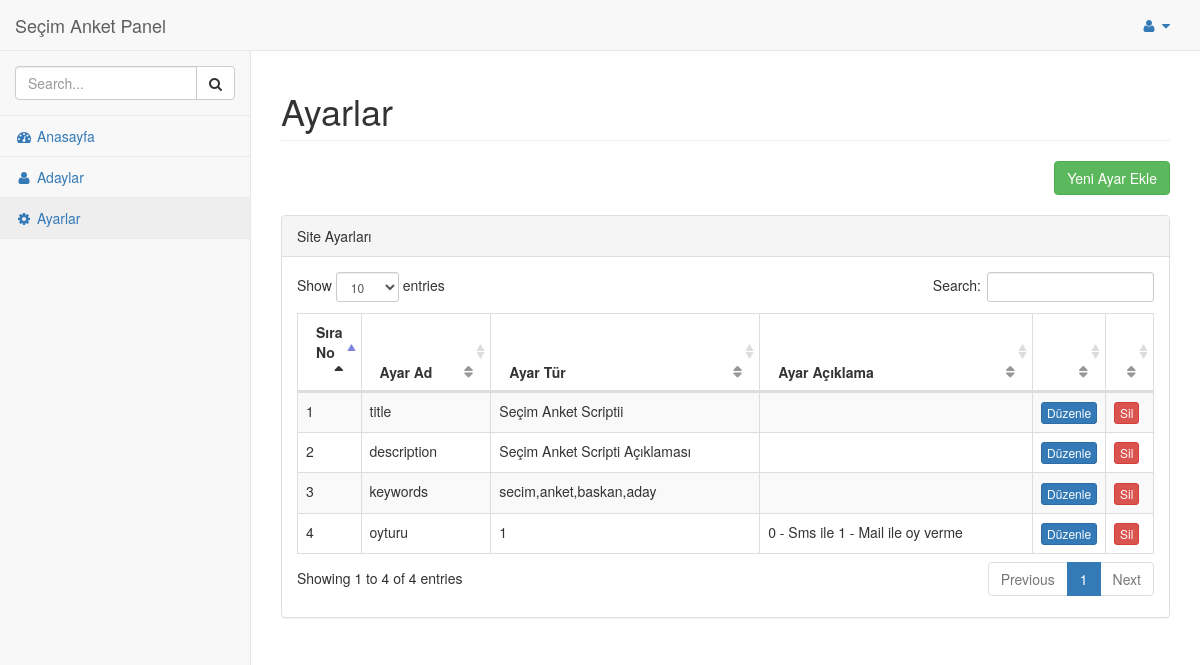
/admin/pages/ayarlar.php (signed in), run on the app's committed database.
### tables this page shows
CREATE TABLE `ayar` (
  `ayar_id` int(11) NOT NULL,
  `ayar_ad` varchar(250) NOT NULL,
  `ayar_tur` varchar(250) NOT NULL,
  `ayar_aciklama` varchar(250) NOT NULL
);

### admin/pages/ayarlar.php (the view, shortened to what this page needs)
<?php require_once 'header.php'; ?>
<head>
</head>
<div id="page-wrapper">
    <div class="row">
        <div class="col-lg-12">
            <h1 class="page-header">Ayarlar </h1>
            <div align="right">
                <a href="ayar-ekle.php"><button class="btn btn-success">Yeni Ayar Ekle</button></a><br><br>
            </div>
        </div>
    </div>
    <div class="row">
        <div class="col-md-12">
            <div class="panel panel-default">
                <div class="panel-heading">
                    Site Ayarları
                </div>
                <div class="panel-body">
                    <table class="table table-striped table-bordered table-hover" id="dataTables-example">
                        <thead>
                            <tr>
                                <th>Sıra No</th>
                                <th>Ayar Ad</th>
                                <th>Ayar Tür</th>
                                <th>Ayar Açıklama</th>
                                <th></th>
                                <th></th>
                            </tr>
                        </thead>
                        <tbody>
                            <?php
                            $ayarsor = $db->prepare("SELECT * FROM ayar order by ayar_id ASC");
                            $ayarsor->execute();
                            $say = 0;
                            while ($ayarcek = $ayarsor->fetch(PDO::FETCH_ASSOC))
                            {
                                $say++;
                                ?>
                                <tr class="odd gradeX">
                                    <td width="5"><?php echo $say; ?></td>
                                    <td><?php echo $ayarcek['ayar_ad'] ?></td>
                                <td><?php echo $ayarcek['ayar_tur']; ?></td>
                                <td><?php echo $ayarcek['ayar_aciklama']; ?></td>
                                <td width="20" class="center"><a href="ayar-duzenle.php?ayar_id=<?php echo $ayarcek['ayar_id']; ?>"<button class="btn btn-primary btn-xs">Düzenle</button></a></td>
                                <td width="20" class="center"><a href="../ayarlar/islem.php?ayarsil=ok&ayar_id=<?php echo $ayarcek['ayar_id']; ?> "<button class="btn btn-danger btn-xs">Sil</button></a></td>
                                </tr>
                            <?php } ?>
                            </tbody>
                    </table>
                </div>
            </div>
        </div>
    </div>
</div>
<?php require_once 'footer.php'; ?>

### admin/pages/header.php (shortened to what this page needs)
<!DOCTYPE html>
<html lang="en">
    <head>
    <link href="../vendor/bootstrap/css/bootstrap.min.css" rel="stylesheet">
        <link href="../vendor/metisMenu/metisMenu.min.css" rel="stylesheet">
            <link href="../dist/css/sb-admin-2.css" rel="stylesheet">
                <link href="../vendor//datatables-plugins/dataTables.bootstrap.css" rel="stylesheet">
                    <link href="../vendor/datatables-responsive/dataTables.responsive.css" rel="stylesheet">
                        <link href="../vendor/morrisjs/morris.css" rel="stylesheet">
                            <link href="../vendor/font-awesome/css/font-awesome.min.css" rel="stylesheet" type="text/css">
                                </head>
                                <body>
                                <div id="wrapper">
                                    <nav class="navbar navbar-default navbar-static-top" role="navigation" style="margin-bottom: 0">
                                        <div class="navbar-header">
                                            <a class="navbar-brand" href="index.html">Seçim Anket Panel</a>
                                        </div>
                                        <ul class="nav navbar-top-links navbar-right">
                                            <li class="dropdown">
                                                <a class="dropdown-toggle" data-toggle="dropdown" href="#">
                                                    <i class="fa fa-user fa-fw"></i> <i class="fa fa-caret-down"></i>
                                                </a>
                                            </li>
                                        </ul>
                                        <?php require_once 'sidebar.php'; ?>
                                    </nav>

### admin/pages/sidebar.php
<div class="navbar-default sidebar" role="navigation">
    <div class="sidebar-nav navbar-collapse">
        <ul class="nav" id="side-menu">
            <li class="sidebar-search">
                <div class="input-group custom-search-form">
                    <input type="text" class="form-control" placeholder="Search...">
                        <span class="input-group-btn">
                            <button class="btn btn-default" type="button">
                                <i class="fa fa-search"></i>
                            </button>
                        </span>
                </div>
            </li>
            <li>
                <a href="index.php"><i class="fa fa-dashboard fa-fw"></i> Anasayfa</a>
            </li>
            <li>
                <a href="adaylar.php"><i class="fa fa-user fa-fw"></i> Adaylar</a>
            </li>
            <li>
                <a href="ayarlar.php"><i class="fa fa-cog fa-fw"></i> Ayarlar</a>
            </li>
        </ul>
    </div>
</div>

### admin/pages/footer.php (shortened to what this page needs)
</body>
</html>

### data on the page
ayar: ayar_ad "title", ayar_tur "Seçim Anket Scriptii"
ayar: ayar_ad "description", ayar_tur "Seçim Anket Scripti Açıklaması"
ayar: ayar_ad "keywords", ayar_tur "secim,anket,baskan,aday"
ayar: ayar_ad "oyturu", ayar_tur "1", ayar_aciklama "0 - Sms ile 1 - Mail ile oy verme"
